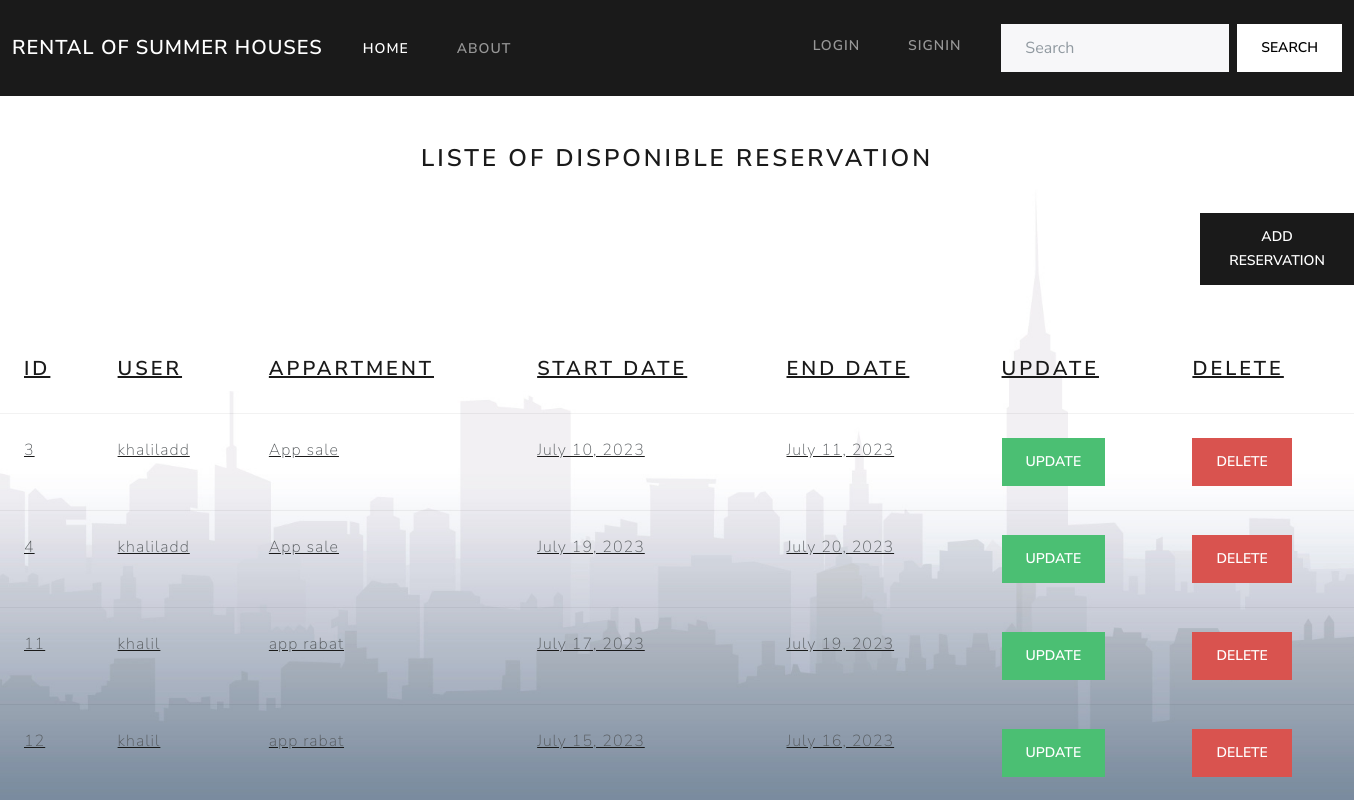
Page /listereservationapp/ on the committed database.
### Consulte_poste/models.py (models this page shows, shortened)
class ResrvationAppartement(models.Model):
    user=models.ForeignKey(settings.AUTH_USER_MODEL, on_delete=models.CASCADE)
    house = models.ForeignKey(Appartement, on_delete=models.CASCADE)
    StartDayReser =models.DateField()
    EndDayReser =models.DateField()

class Maison(models.Model):
    user=models.ForeignKey(settings.AUTH_USER_MODEL, on_delete=models.CASCADE)
    Title = models.CharField(max_length=20)
    Description = models.CharField(max_length=100)
    Address =models.CharField(max_length=40)
    Image1 = models.ImageField()
    Image2 = models.ImageField()
    Image3 = models.ImageField()
    Image4 = models.ImageField()
    PrixDay = models.PositiveIntegerField()
    StartDay =models.DateField()
    EndDay = models.DateField()
    def __str__(self):
        return self.Title
    class Meta :
        abstract = True

class Appartement(Maison):
    NumImmeble = models.PositiveIntegerField()
    NumEtage= models.PositiveIntegerField()
    NumAppartement=models.PositiveIntegerField()

### Consulte_poste/views.py (the view)
# urls.py: path('listereservationapp/',ListeReservation1View.as_view(),name="Liste-Reserapp"),
class ListeReservation1View(ListView):
    template_name = 'listeReservation1.html'
    model = ResrvationAppartement
    context_object_name = 'a'

### Consulte_poste/templates/listeReservation1.html (shortened to what this page needs)
{% load static %}
<!DOCTYPE html>
<html>
  <head>
    <link rel="stylesheet" href="{% static 'css/bootstrap.min.css' %}" />
  </head>
  <body>
    <nav class="navbar navbar-expand-lg navbar-dark bg-primary">
      <div class="container-fluid">
        <a class="navbar-brand" href="{% url 'Consulte_poste:homeIn' %}">rental of summer houses</a>
        <div class="collapse navbar-collapse" id="navbarColor01">
          <ul class="navbar-nav me-auto">
            <li class="nav-item">
              <a class="nav-link active" href="{% url 'Consulte_poste:homeIn' %}">Home
              </a>
            </li>
            <li class="nav-item">
              <a class="nav-link" href="#">About</a>
            </li>
          </ul>
          <form class="d-flex">
            {% if user.is_authenticated %}
            <ul class="navbar-nav me-auto">
                <li class="nav-item dropdown">
                    <a class="nav-link dropdown-toggle" data-bs-toggle="dropdown" href="#" role="button" aria-haspopup="true" aria-expanded="false">{{user}} ACTIONS</a>
                    <div class="dropdown-menu">
                      <a class="dropdown-item" href="{% url 'Consulte_poste:Add-villa' %}">Add your villa</a>
                      <a class="dropdown-item" href="{% url 'Consulte_poste:Add-App' %}">Add your appartment</a>
                      <a class="dropdown-item" href="{% url 'Consulte_poste:Liste-Pvilla' %}">Show your villas</a>
                      <a class="dropdown-item" href="{% url 'Consulte_poste:Liste-PApp' %}">Show your appartment</a>
                      <a class="dropdown-item" href="{% url 'Consulte_poste:Liste-PersReserVil' %}">Show all villa reservations </a>
                      <a class="dropdown-item" href="{% url 'Consulte_poste:Liste-PersReserApp' %}">Show all apartment reservations </a>
                    </div>
                  </li>
                  {% if user.is_superuser %}
                  <li class="nav-item dropdown">
                    <a class="nav-link dropdown-toggle" data-bs-toggle="dropdown" href="#" role="button" aria-haspopup="true" aria-expanded="false">ADMIN ACTIONS</a>
                    <div class="dropdown-menu">
                      <a class="dropdown-item" href="{% url 'Consulte_poste:Liste-user' %}">Show all users</a>
                      <a class="dropdown-item" href="{% url 'Consulte_poste:Liste-villa' %}">Show all villas</a>
                      <a class="dropdown-item" href="{% url 'Consulte_poste:Liste-app' %}">Show all appartment</a>
                      <a class="dropdown-item" href="{% url 'Consulte_poste:Liste-ReserVilla' %}">Show all villa reservations</a>
                      <a class="dropdown-item" href="{% url 'Consulte_poste:Liste-Reserapp' %}">Show all apartment reservations</a>
                    </div>
                  </li>
                  {% endif %}
                <li class="nav-item">
                  <a class="nav-link" href="{% url 'Logout' %}">LOGOUT</a>
                </li>
             </ul>
            {% else %}
            <ul class="navbar-nav me-auto">
            <li class="nav-item">
              <a class="nav-link" href="{% url 'Login' %}">LOGIN</a>
            </li>
            <li class="nav-item">
              <a class="nav-link" href="{% url 'Registre' %}">SIGNIN</a>
            </li>
         </ul>
            {% endif %}
            <input class="form-control me-sm-2" type="search" placeholder="Search">
            <button class="btn btn-secondary my-2 my-sm-0" type="submit">Search</button>
          </form>
         </div>
      </div>
    </nav>
<br>
<br>
    <legend Align=Center><h3>LISTE OF DISPONIBLE RESERVATION</h3></legend>
    {% block content %}
    <br>
    <br>
    <div  class='valide'  style="text-align:center">
      <a href="{% url 'Consulte_poste:AddAD-Reservation2'   %}"  >
      <button type="button" class="btn btn-primary">Add RESERVATION</button>
      </div>
      <br>
      <br>
      <table class="table table-hover">
        <thead>
          <tr>
            <th scope="col"><h4>ID</h4></th>
            <th scope="col"><h4>USER</h4></th>
            <th scope="col"><h4>APPARTMENT </h4></th>
            <th scope="col"><h4>START DATE</h4></th>
            <th scope="col"><h4>END DATE</h4></th>
            <th scope="col"><h4>UPDATE</h4></th>
            <th scope="col"><h4>DELETE</h4></th>
          </tr>
        </thead>
        <tbody>
          {% for U in a %}
          <tr class="table-default">
            <td>{{ U.id }}</td>
            <td>{{ U.user }}</td>
            <td>{{ U.house }}</td>
            <td>{{ U.StartDayReser }}</td>
            <td>{{ U.EndDayReser }}</td>
            <td>
                <a href="{% url 'Consulte_poste:Update-reservationAD1' U.id  %}"  >
                <button type="button" class="btn btn-success">UPDATE</button>
            </td>
            <td>
                <a href="{% url 'Consulte_poste:DeleteAD-reservation1' U.id  %}"  >
                <button type="button" class="btn btn-danger">DELETE</button>
            </td>
          </tr>
          {% endfor %}
        </tbody>
    </table>
        {% endblock content %}
  </body>
</html>

### rows in the picture
ResrvationAppartement: id "3", user "khaliladd", house "App sale", StartDayReser "July 10, 2023", EndDayReser "July 11, 2023"
ResrvationAppartement: id "4", user "khaliladd", house "App sale", StartDayReser "July 19, 2023", EndDayReser "July 20, 2023"
ResrvationAppartement: id "11", user "khalil", house "app rabat", StartDayReser "July 17, 2023", EndDayReser "July 19, 2023"
ResrvationAppartement: id "12", user "khalil", house "app rabat", StartDayReser "July 15, 2023", EndDayReser "July 16, 2023"
